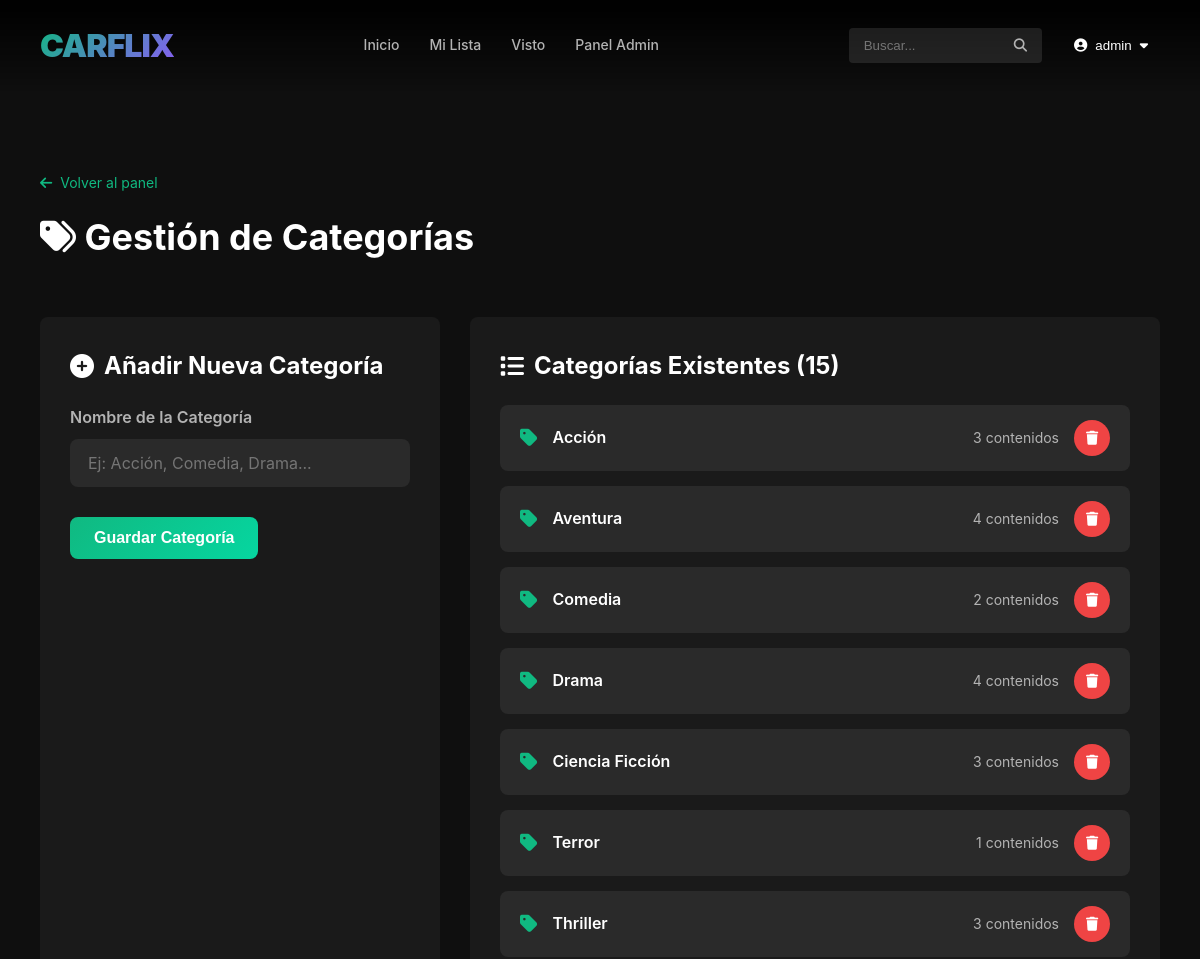
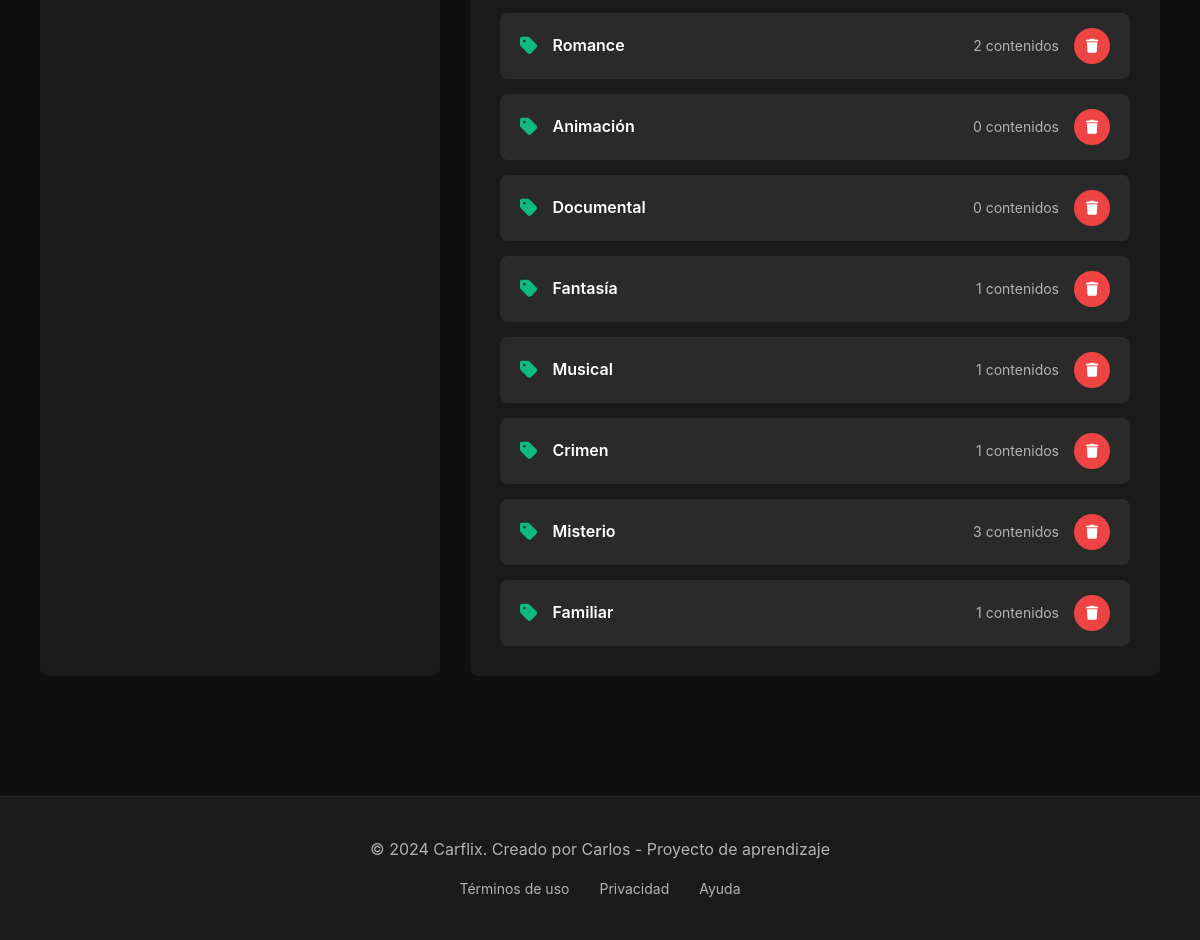
Page /admin/categories (signed in) on the committed database (2 pictures, top to bottom).
### app/models.py (models this page shows, shortened)
class User(UserMixin, db.Model):
    id = db.Column(db.Integer, primary_key=True)
    username = db.Column(db.String(64), unique=True, nullable=False, index=True)
    email = db.Column(db.String(120), unique=True, nullable=False, index=True)
    password_hash = db.Column(db.String(256))
    is_admin = db.Column(db.Boolean, default=False)
    profile_picture = db.Column(db.String(300), default='images/default-avatar.png')
    created_at = db.Column(db.DateTime, default=datetime.utcnow)
    favorite_movies = db.relationship('Movie', secondary=movie_favorites,
                                      backref=db.backref('favorited_by', lazy='dynamic'))
    favorite_series = db.relationship('Series', secondary=series_favorites,
                                      backref=db.backref('favorited_by', lazy='dynamic'))
    watched_movies = db.relationship('Movie', secondary=movie_watched,
                                     backref=db.backref('watched_by', lazy='dynamic'))
    watched_episodes = db.relationship('Episode', secondary=episode_watched,
                                       backref=db.backref('watched_by', lazy='dynamic'))

class Category(db.Model):
    id = db.Column(db.Integer, primary_key=True)
    name = db.Column(db.String(50), unique=True, nullable=False)

### app/routes.py (the view)
@app.route('/admin/categories', methods=['GET', 'POST'])
@login_required
@admin_required
def admin_categories():
    form = CategoryForm()
    categories = Category.query.all()
    if form.validate_on_submit():
        category = Category(name=form.name.data)
        db.session.add(category)
        db.session.commit()
        flash(f'Categoría "{category.name}" añadida correctamente', 'success')
        return redirect(url_for('admin_categories'))
    return render_template('admin/categories.html', form=form, categories=categories)

### app/forms.py
class CategoryForm(FlaskForm):
    name = StringField('Nombre de la Categoría', validators=[DataRequired(), Length(max=50)])
    submit = SubmitField('Guardar Categoría')

### app/models.py (called while the page is built)
@login_manager.user_loader
def load_user(user_id):
    return User.query.get(int(user_id))

### app/routes.py (called while the page is built)
def admin_required(f):
    @wraps(f)
    def decorated_function(*args, **kwargs):
        if not current_user.is_authenticated or not current_user.is_admin:
            flash('No tienes permisos para acceder a esta página', 'danger')
            return redirect(url_for('home'))
        return f(*args, **kwargs)
    return decorated_function

### app/templates/admin/categories.html (shortened to what this page needs)
{% extends "base.html" %}
{% block content %}
<div class="admin-page">
    <div class="admin-container">
        <div class="admin-header">
            <div>
                <a href="{{ url_for('admin_dashboard') }}" class="back-link">
                    <i class="fas fa-arrow-left"></i> Volver al panel
                </a>
                <h1><i class="fas fa-tags"></i> Gestión de Categorías</h1>
            </div>
        </div>
        <div class="categories-layout">
            <div class="category-form-card">
                <h2><i class="fas fa-plus-circle"></i> Añadir Nueva Categoría</h2>
                <form method="POST" class="admin-form">
                    <div class="form-group">
                        {{ form.name.label }}
                        {{ form.name(class="form-control", placeholder="Ej: Acción, Comedia, Drama...") }}
                    </div>
                    <div class="form-actions">
                        {{ form.submit(class="btn btn-primary") }}
                    </div>
                </form>
            </div>
            <div class="categories-list-card">
                <h2><i class="fas fa-list"></i> Categorías Existentes ({{ categories|length }})</h2>
                {% if categories|length > 0 %}
                <div class="categories-grid">
                    {% for category in categories %}
                    <div class="category-item">
                        <div class="category-info">
                            <i class="fas fa-tag"></i>
                            <span class="category-name">{{ category.name }}</span>
                            <span class="category-count">
                                {{ category.movies.count() + category.series.count() }} contenidos
                            </span>
                        </div>
                        <a href="{{ url_for('admin_delete_category', category_id=category.id) }}"
                           class="btn-icon btn-danger btn-sm"
                           onclick="return confirm('¿Eliminar la categoría {{ category.name }}?')">
                            <i class="fas fa-trash"></i>
                        </a>
                    </div>
                    {% endfor %}
                </div>
                {% else %}
                <div class="empty-state-small">
                    <i class="fas fa-tags"></i>
                    <p>No hay categorías creadas</p>
                </div>
                {% endif %}
            </div>
        </div>
    </div>
</div>
{% endblock %}

### app/templates/base.html (shortened to what this page needs)
<!DOCTYPE html>
<html lang="es">
<head>
    <link rel="stylesheet" href="{{ url_for('static', filename='css/style.css') }}">
    <link rel="stylesheet" href="https://cdnjs.cloudflare.com/ajax/libs/font-awesome/6.4.0/css/all.min.css">
</head>
<body>
    {% if current_user.is_authenticated %}
    <nav class="navbar">
        <div class="navbar-container">
            <a href="{{ url_for('home') }}" class="logo">CARFLIX</a>
            <div class="nav-links">
                <a href="{{ url_for('home') }}">Inicio</a>
                <a href="{{ url_for('my_list') }}">Mi Lista</a>
                <a href="{{ url_for('watched') }}">Visto</a>
                {% if current_user.is_admin %}
                <a href="{{ url_for('admin_dashboard') }}">Panel Admin</a>
                {% endif %}
            </div>
            <div class="nav-right">
                <form action="{{ url_for('search') }}" method="get" class="search-form">
                    <input type="text" name="q" placeholder="Buscar..." class="search-input">
                    <button type="submit" class="search-btn"><i class="fas fa-search"></i></button>
                </form>
                <div class="user-menu">
                    <button class="user-btn">
                        <i class="fas fa-user-circle"></i>
                        <span>{{ current_user.username }}</span>
                        <i class="fas fa-caret-down"></i>
                    </button>
                </div>
            </div>
        </div>
    </nav>
    {% endif %}
    <main class="main-content">
        {% block content %}{% endblock %}
    </main>
    <footer class="footer">
        <div class="footer-content">
            <p>&copy; 2024 Carflix. Creado por Carlos - Proyecto de aprendizaje</p>
            <div class="footer-links">
                <a href="#">Términos de uso</a>
                <a href="#">Privacidad</a>
                <a href="#">Ayuda</a>
            </div>
        </div>
    </footer>
</body>
</html>

### rows in the picture
User: username "admin"
Category: name "Acción", movies.count "3"
Category: name "Aventura", movies.count "4"
Category: name "Comedia", movies.count "2"
Category: name "Drama", movies.count "4"
Category: name "Ciencia Ficción", movies.count "3"
Category: name "Terror", movies.count "1"
Category: name "Thriller", movies.count "3"
Category: name "Romance", movies.count "2"
Category: name "Animación", movies.count "0"
Category: name "Documental", movies.count "0"
Category: name "Fantasía", movies.count "1"
Category: name "Musical", movies.count "1"
Category: name "Crimen", movies.count "1"
Category: name "Misterio", movies.count "3"
Category: name "Familiar", movies.count "1"

### other values in the picture
{{ categories|length }} "15"
